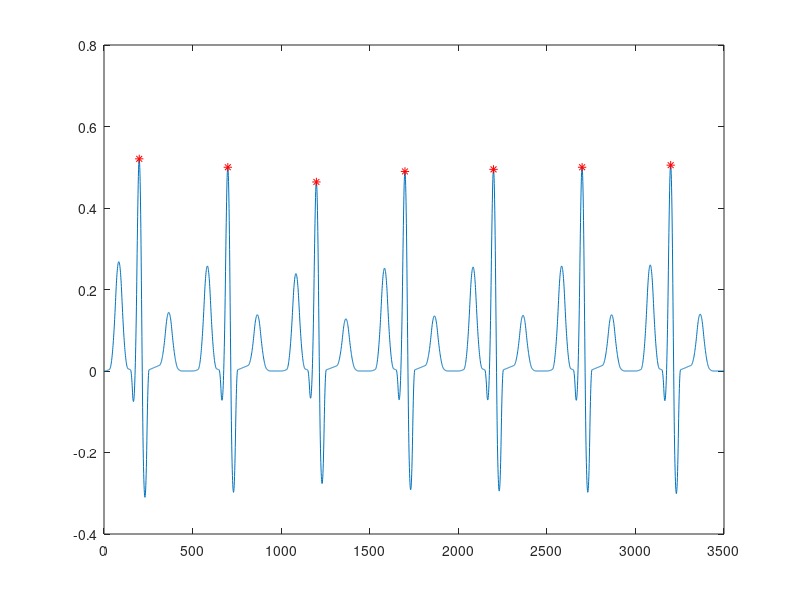

Recreate this plot in MATLAB.
% AIM: CLASSIFY THE INDEXES CORRESPONDING TO THE "R" PEAKS OF AN ECG SIGNAL. WITHOUT EXPLOITING THE SAMPLING FREQUENCY.

%% cleaning
clear all
close all
clc

%% data
x=load('second_peak_test.dat','-ascii');

%% hyper-parameters:
threshold_factor=0.7; %used to create the vector "i_above_th"

%% preprocessing.
%  set low_freq_noise == true for higly corrupted signals by low frequency noise (just number 3 of the proposed signals) 
low_freq_noise = false;
if low_freq_noise 
    x=x-mean(x);
    % derivative filter (high pass):
    b=[1 -1];                            
    a=2; % to have unit gain             
    x_f=filter(b,a,x);
    
    % Moving Average Filters (low pass):
    N=32;                                
    b=ones(1,N);                         
    a=N;                                 
    x_f=filter(b,a,x_f); 
else
    x_f=x;
end


%% Algorithm Idea:
%idea: 
% I scan the signal. I store the region of CONTIGUOUS SAMPLES ABOTHE THE
% THRESHOLD. For each region I store the maximum. Those are the peaks.
% (If two regions are too close bacause of high frequency noise, so they
% must be merged because they actually belong to the same QRS complex).

max_abs=max(x_f);
i_above_th=find(x_f>threshold_factor*max_abs); % samples above the threshold

[v_min,i_min]=min(x_f);
i_peaks=ones(1,length(i_above_th)).*i_min;  %vector which will contain peak indexes
v_peaks=zeros(1,length(i_above_th)); %vector which will contain peak values

i=1;
j=1;
while i<length(i_above_th)
   
    if i_above_th(i+1)==i_above_th(i)+1  % if the indexes are contiguous:
       if x_f(i_above_th(i))>x_f(i_peaks(j)) % & if the value is bigger than the last registred maximum among the contiguous samples:          
           i_peaks(j)=i_above_th(i); %store the index 
           v_peaks(j)=x_f(i_above_th(i)); % store the value 
          
       
       end
       % problem: because of high frequency nois it's possible that samples belonging to the 
       % same QRS complex are not contiguous. So I need to merge the results of these intervals 
       % which have been revealed as separeted. To identify them I check the distance between the samples classified as peaks.
       % If the distance < min_dist then I save only the maximum among
       % them. The min dist is the distance between the onlt R peak which I
       % am sure to find (the mximum absolute of the signal) and the
       % isoelectric line (where the value=0). (this makes the algorithm
       % not robust in case od patient subject to fibrillation).
       
       min_dist=min(abs(find(x_f<0.1*i_peaks(1))-i_peaks(1)));
       
       if j>1 & i_peaks(j)<i_peaks(j-1)+ min_dist % if the peaks are two close:
           if x_f(i_peaks(j))>x_f(i_peaks(j-1)) % I save only the maximum between the two.
              i_peaks(j-1)=i_peaks(j);
              v_peaks(j-1)=x_f(i_peaks(j));
           end
           j=j-1; % trick to substitute in the next step the peak to be removed (or the copy of the one to keep).
          
       end
       
       
    else 
       j=j+1;
    
    end
    i=i+1;
end

%delete the elements present just because the creation a priori of the vector 
%(which was done to make the for more efficient):
i_peaks=i_peaks(i_peaks~=i_min);
v_peaks=v_peaks(v_peaks~=0);



%% results
plot(x_f)
hold on
plot(i_peaks,v_peaks,'r*')